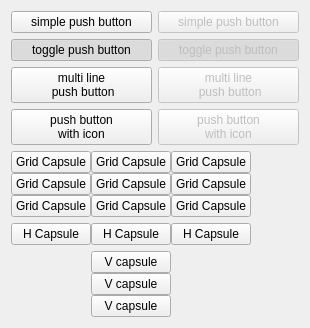
     <widget class="QWidget" name="tab">
      <attribute name="title">
       <string>Push buttons</string>
      </attribute>
      <layout class="QGridLayout" name="gridLayout_20">
       <item row="1" column="0" rowspan="2">
        <spacer name="horizontalSpacer_13">
         <property name="orientation">
          <enum>Qt::Horizontal</enum>
         </property>
         <property name="sizeHint" stdset="0">
          <size>
           <width>0</width>
           <height>20</height>
          </size>
         </property>
        </spacer>
       </item>
       <item row="1" column="1" rowspan="2" colspan="4">
        <layout class="QGridLayout" name="gridLayout_3">
         <item row="0" column="0">
          <widget class="QPushButton" name="pushButton">
           <property name="text">
            <string>simple push button</string>
           </property>
          </widget>
         </item>
         <item row="0" column="1">
          <widget class="QPushButton" name="pushButton_9">
           <property name="enabled">
            <bool>false</bool>
           </property>
           <property name="text">
            <string>simple push button</string>
           </property>
          </widget>
         </item>
         <item row="1" column="0">
          <widget class="QPushButton" name="pushButton_4">
           <property name="text">
            <string>toggle push button</string>
           </property>
           <property name="checkable">
            <bool>true</bool>
           </property>
           <property name="checked">
            <bool>true</bool>
           </property>
          </widget>
         </item>
         <item row="1" column="1">
          <widget class="QPushButton" name="pushButton_11">
           <property name="enabled">
            <bool>false</bool>
           </property>
           <property name="text">
            <string>toggle push button</string>
           </property>
           <property name="checkable">
            <bool>true</bool>
           </property>
           <property name="checked">
            <bool>true</bool>
           </property>
          </widget>
         </item>
         <item row="2" column="0">
          <widget class="QPushButton" name="pushButton_2">
           <property name="text">
            <string>multi line
 push button</string>
           </property>
          </widget>
         </item>
         <item row="2" column="1">
          <widget class="QPushButton" name="pushButton_10">
           <property name="enabled">
            <bool>false</bool>
           </property>
           <property name="text">
            <string>multi line
 push button</string>
           </property>
          </widget>
         </item>
         <item row="3" column="0">
          <widget class="QPushButton" name="pushButton_3">
           <property name="text">
            <string>push button
with icon</string>
           </property>
           <property name="icon">
            <iconset resource="ThemePreviewUIResources.qrc">
             <normaloff>:/Icons/icon1.png</normaloff>:/Icons/icon1.png</iconset>
           </property>
           <property name="iconSize">
            <size>
             <width>32</width>
             <height>32</height>
            </size>
           </property>
          </widget>
         </item>
         <item row="3" column="1">
          <widget class="QPushButton" name="pushButton_12">
           <property name="enabled">
            <bool>false</bool>
           </property>
           <property name="text">
            <string>push button
with icon</string>
           </property>
           <property name="icon">
            <iconset resource="ThemePreviewUIResources.qrc">
             <normaloff>:/Icons/icon1.png</normaloff>:/Icons/icon1.png</iconset>
           </property>
           <property name="iconSize">
            <size>
             <width>32</width>
             <height>32</height>
            </size>
           </property>
          </widget>
         </item>
        </layout>
       </item>
       <item row="1" column="5" rowspan="2">
        <spacer name="horizontalSpacer">
         <property name="orientation">
          <enum>Qt::Horizontal</enum>
         </property>
         <property name="sizeHint" stdset="0">
          <size>
           <width>0</width>
           <height>20</height>
          </size>
         </property>
        </spacer>
       </item>
       <item row="3" column="2">
        <spacer name="verticalSpacer_14">
         <property name="orientation">
          <enum>Qt::Vertical</enum>
         </property>
         <property name="sizeHint" stdset="0">
          <size>
           <width>20</width>
           <height>0</height>
          </size>
         </property>
        </spacer>
       </item>
       <item row="4" column="0">
        <spacer name="horizontalSpacer_2">
         <property name="orientation">
          <enum>Qt::Horizontal</enum>
         </property>
         <property name="sizeHint" stdset="0">
          <size>
           <width>0</width>
           <height>20</height>
          </size>
         </property>
        </spacer>
       </item>
       <item row="4" column="1" colspan="3">
        <layout class="QGridLayout" name="gridLayout_4">
         <property name="spacing">
          <number>0</number>
         </property>
         <item row="0" column="0">
          <widget class="QPushButton" name="pushButton_18">
           <property name="text">
            <string>Grid Capsule</string>
           </property>
          </widget>
         </item>
         <item row="0" column="1">
          <widget class="QPushButton" name="pushButton_15">
           <property name="text">
            <string>Grid Capsule</string>
           </property>
          </widget>
         </item>
         <item row="0" column="2">
          <widget class="QPushButton" name="pushButton_21">
           <property name="text">
            <string>Grid Capsule</string>
           </property>
          </widget>
         </item>
         <item row="1" column="0">
          <widget class="QPushButton" name="pushButton_16">
           <property name="text">
            <string>Grid Capsule</string>
           </property>
          </widget>
         </item>
         <item row="1" column="1">
          <widget class="QPushButton" name="pushButton_17">
           <property name="text">
            <string>Grid Capsule</string>
           </property>
          </widget>
         </item>
         <item row="1" column="2">
          <widget class="QPushButton" name="pushButton_22">
           <property name="text">
            <string>Grid Capsule</string>
           </property>
          </widget>
         </item>
         <item row="2" column="0">
          <widget class="QPushButton" name="pushButton_19">
           <property name="text">
            <string>Grid Capsule</string>
           </property>
          </widget>
         </item>
         <item row="2" column="1">
          <widget class="QPushButton" name="pushButton_20">
           <property name="text">
            <string>Grid Capsule</string>
           </property>
          </widget>
         </item>
         <item row="2" column="2">
          <widget class="QPushButton" name="pushButton_23">
           <property name="text">
            <string>Grid Capsule</string>
           </property>
          </widget>
         </item>
        </layout>
       </item>
       <item row="4" column="5">
        <spacer name="horizontalSpacer_12">
         <property name="orientation">
          <enum>Qt::Horizontal</enum>
         </property>
         <property name="sizeHint" stdset="0">
          <size>
           <width>0</width>
           <height>20</height>
          </size>
         </property>
        </spacer>
       </item>
       <item row="7" column="1" colspan="3">
        <layout class="QHBoxLayout" name="horizontalLayout">
         <property name="spacing">
          <number>0</number>
         </property>
         <item>
          <widget class="QPushButton" name="pushButton_5">
           <property name="text">
            <string>H Capsule</string>
           </property>
          </widget>
         </item>
         <item>
          <widget class="QPushButton" name="pushButton_6">
           <property name="text">
            <string>H Capsule</string>
           </property>
          </widget>
         </item>
         <item>
          <widget class="QPushButton" name="pushButton_7">
           <property name="text">
            <string>H Capsule</string>
           </property>
          </widget>
         </item>
        </layout>
       </item>
       <item row="8" column="2">
        <spacer name="verticalSpacer_2">
         <property name="orientation">
          <enum>Qt::Vertical</enum>
         </property>
         <property name="sizeHint" stdset="0">
          <size>
           <width>20</width>
           <height>0</height>
          </size>
         </property>
        </spacer>
       </item>
       <item row="9" column="0">
        <spacer name="horizontalSpacer_11">
         <property name="orientation">
          <enum>Qt::Horizontal</enum>
         </property>
         <property name="sizeHint" stdset="0">
          <size>
           <width>0</width>
           <height>62</height>
          </size>
         </property>
        </spacer>
       </item>
       <item row="9" column="2">
        <layout class="QVBoxLayout" name="verticalLayout">
         <property name="spacing">
          <number>0</number>
         </property>
         <item>
          <widget class="QPushButton" name="pushButton_8">
           <property name="text">
            <string>V capsule</string>
           </property>
          </widget>
         </item>
         <item>
          <widget class="QPushButton" name="pushButton_13">
           <property name="text">
            <string>V capsule</string>
           </property>
          </widget>
         </item>
         <item>
          <widget class="QPushButton" name="pushButton_14">
           <property name="text">
            <string>V capsule</string>
           </property>
          </widget>
         </item>
        </layout>
       </item>
       <item row="9" column="5">
        <spacer name="horizontalSpacer_14">
         <property name="orientation">
          <enum>Qt::Horizontal</enum>
         </property>
         <property name="sizeHint" stdset="0">
          <size>
           <width>0</width>
           <height>62</height>
          </size>
         </property>
        </spacer>
       </item>
       <item row="6" column="2">
        <spacer name="verticalSpacer_3">
         <property name="orientation">
          <enum>Qt::Vertical</enum>
         </property>
         <property name="sizeHint" stdset="0">
          <size>
           <width>20</width>
           <height>0</height>
          </size>
         </property>
        </spacer>
       </item>
       <item row="10" column="2">
        <spacer name="verticalSpacer_15">
         <property name="orientation">
          <enum>Qt::Vertical</enum>
         </property>
         <property name="sizeHint" stdset="0">
          <size>
           <width>20</width>
           <height>0</height>
          </size>
         </property>
        </spacer>
       </item>
       <item row="0" column="2">
        <spacer name="verticalSpacer_16">
         <property name="orientation">
          <enum>Qt::Vertical</enum>
         </property>
         <property name="sizeHint" stdset="0">
          <size>
           <width>20</width>
           <height>0</height>
          </size>
         </property>
        </spacer>
       </item>
      </layout>
     </widget>
